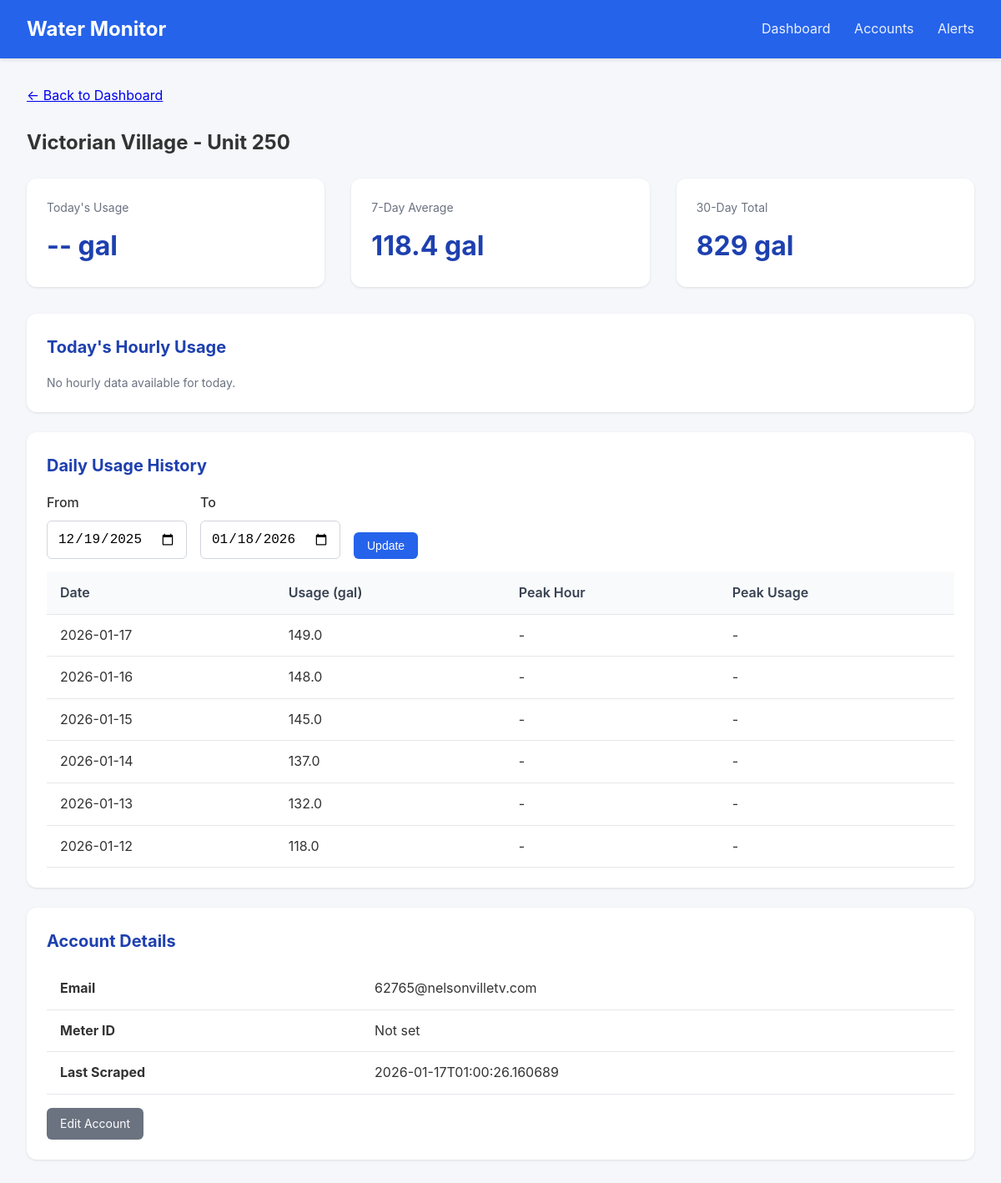
Page /meter/1 on the earlier database version.
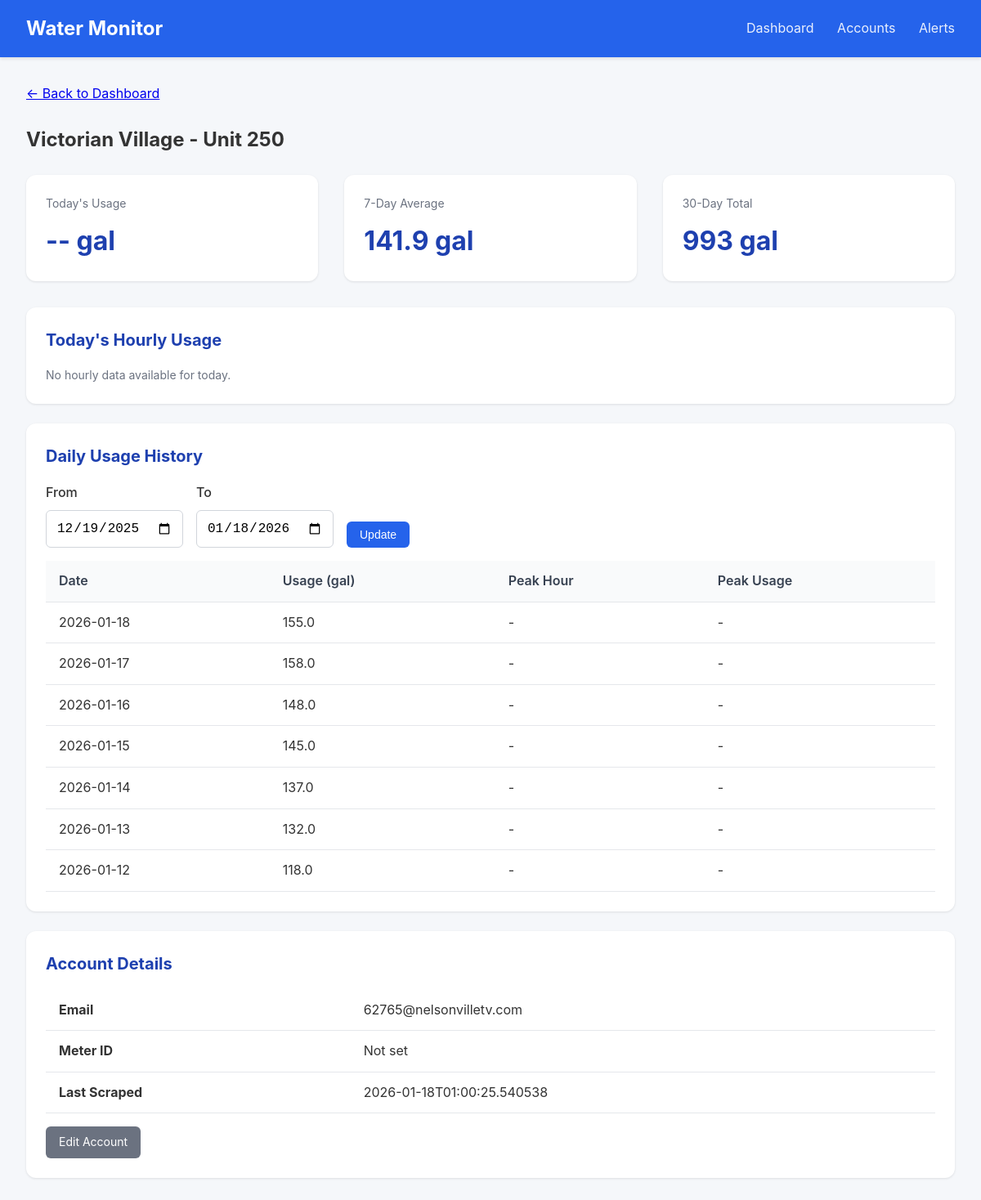
Same page on the later database version.
### tables this page shows
CREATE TABLE accounts (
                id INTEGER PRIMARY KEY AUTOINCREMENT,
                email TEXT UNIQUE NOT NULL,
                password_encrypted TEXT NOT NULL,
                meter_id TEXT,
                account_number TEXT,
                address TEXT,
                building_name TEXT,
                unit_number TEXT,
                is_active INTEGER DEFAULT 1,
                last_scraped TIMESTAMP,
                created_at TIMESTAMP DEFAULT CURRENT_TIMESTAMP
            , avg_12mo REAL, monthly_usage REAL, unit_count INTEGER DEFAULT 1, leak_alerts INTEGER DEFAULT 1, min_overage_pct INTEGER DEFAULT 10);

CREATE TABLE daily_summaries (
                id INTEGER PRIMARY KEY AUTOINCREMENT,
                account_id INTEGER NOT NULL,
                reading_date DATE NOT NULL,
                total_usage_gallons REAL,
                peak_hour INTEGER,
                peak_usage_gallons REAL,
                created_at TIMESTAMP DEFAULT CURRENT_TIMESTAMP,
                FOREIGN KEY (account_id) REFERENCES accounts(id),
                UNIQUE(account_id, reading_date)
            );

### app.py (the view)
@app.route('/meter/<int:account_id>')
def meter_detail(account_id):
    account = db.get_account(account_id)
    if not account:
        flash('Meter not found', 'error')
        return redirect(url_for('dashboard'))
    end_date = date.today()
    start_date = end_date - timedelta(days=30)
    if request.args.get('start_date'):
        start_date = datetime.strptime(request.args.get('start_date'), '%Y-%m-%d').date()
    if request.args.get('end_date'):
        end_date = datetime.strptime(request.args.get('end_date'), '%Y-%m-%d').date()
    daily_data = db.get_daily_summaries(account_id, start_date, end_date)
    hourly_data = db.get_hourly_readings(account_id, date.today())
    return render_template('meter_detail.html',
                           account=account,
                           daily_data=daily_data,
                           hourly_data=hourly_data,
                           start_date=start_date,
                           end_date=end_date)

### database.py (called while the page is built)
@contextmanager
def get_db():
    conn = sqlite3.connect(config.DATABASE_PATH)
    conn.row_factory = sqlite3.Row
    try:
        yield conn
        conn.commit()
    finally:
        conn.close()

def get_account(account_id: int) -> Optional[dict]:
    with get_db() as conn:
        cursor = conn.cursor()
        cursor.execute('SELECT * FROM accounts WHERE id = ?', (account_id,))
        row = cursor.fetchone()
        if row:
            return dict(row)
    return None

def get_hourly_readings(account_id: int, reading_date: date) -> list:
    with get_db() as conn:
        cursor = conn.cursor()
        cursor.execute('''
            SELECT * FROM hourly_readings
            WHERE account_id = ? AND reading_date = ?
            ORDER BY hour
        ''', (account_id, reading_date))
        return [dict(row) for row in cursor.fetchall()]

def get_daily_summaries(account_id: int, start_date: date = None, end_date: date = None) -> list:
    with get_db() as conn:
        cursor = conn.cursor()
        query = 'SELECT * FROM daily_summaries WHERE account_id = ?'
        params = [account_id]
        if start_date:
            query += ' AND reading_date >= ?'
            params.append(start_date)
        if end_date:
            query += ' AND reading_date <= ?'
            params.append(end_date)
        query += ' ORDER BY reading_date DESC'
        cursor.execute(query, params)
        return [dict(row) for row in cursor.fetchall()]

### templates/meter_detail.html (shortened to what this page needs)
{% extends "base.html" %}
{% block content %}
<div style="margin-bottom: 1.5rem;">
    <a href="{{ url_for('dashboard') }}">&larr; Back to Dashboard</a>
</div>
<h2 style="margin-bottom: 1.5rem;">
    {{ account.building_name or 'Unknown Building' }} - Unit {{ account.unit_number or 'N/A' }}
</h2>
<div class="stats">
    <div class="stat-card">
        <div class="label">Today's Usage</div>
        <div class="value">
            {% if daily_data and daily_data[0].reading_date == today %}
                {{ "%.1f"|format(daily_data[0].total_usage_gallons or 0) }} gal
            {% else %}
                -- gal
            {% endif %}
        </div>
    </div>
    <div class="stat-card">
        <div class="label">7-Day Average</div>
        <div class="value">
            {% set week_total = daily_data[:7]|sum(attribute='total_usage_gallons') %}
            {{ "%.1f"|format(week_total / 7) if daily_data else '--' }} gal
        </div>
    </div>
    <div class="stat-card">
        <div class="label">30-Day Total</div>
        <div class="value">
            {% set month_total = daily_data|sum(attribute='total_usage_gallons') %}
            {{ "%.0f"|format(month_total) if daily_data else '--' }} gal
        </div>
    </div>
</div>
<div class="card">
    <h2>Today's Hourly Usage</h2>
    {% if hourly_data %}
    <div style="display: flex; align-items: flex-end; height: 200px; gap: 4px; padding: 1rem 0;">
        {% set max_hourly = hourly_data|map(attribute='usage_gallons')|max or 1 %}
        {% for hour in hourly_data %}
        <div style="flex: 1; display: flex; flex-direction: column; align-items: center;">
            <div style="background: #2563eb; width: 100%;
                        height: {{ (hour.usage_gallons or 0) / max_hourly * 150 }}px;
                        border-radius: 4px 4px 0 0;"></div>
            <div style="font-size: 0.7rem; color: #6b7280; margin-top: 4px;">{{ hour.hour }}</div>
        </div>
        {% endfor %}
    </div>
    <p class="text-muted">Hours (0-23)</p>
    {% else %}
    <p class="text-muted">No hourly data available for today.</p>
    {% endif %}
</div>
<div class="card">
    <h2>Daily Usage History</h2>
    <form method="GET" style="display: flex; gap: 1rem; margin-bottom: 1rem;">
        <div class="form-group" style="margin-bottom: 0;">
            <label for="start_date">From</label>
            <input type="date" id="start_date" name="start_date" value="{{ start_date }}">
        </div>
        <div class="form-group" style="margin-bottom: 0;">
            <label for="end_date">To</label>
            <input type="date" id="end_date" name="end_date" value="{{ end_date }}">
        </div>
        <div class="form-group" style="margin-bottom: 0; display: flex; align-items: flex-end;">
            <button type="submit" class="btn btn-primary">Update</button>
        </div>
    </form>
    {% if daily_data %}
    <table>
        <thead>
            <tr>
                <th>Date</th>
                <th>Usage (gal)</th>
                <th>Peak Hour</th>
                <th>Peak Usage</th>
            </tr>
        </thead>
        <tbody>
            {% for day in daily_data %}
            <tr>
                <td>{{ day.reading_date }}</td>
                <td>{{ "%.1f"|format(day.total_usage_gallons or 0) }}</td>
                <td>{{ day.peak_hour if day.peak_hour is not none else '-' }}{% if day.peak_hour is not none %}:00{% endif %}</td>
                <td>{{ "%.1f"|format(day.peak_usage_gallons or 0) if day.peak_usage_gallons else '-' }}</td>
            </tr>
            {% endfor %}
        </tbody>
    </table>
    {% else %}
    <p class="text-muted">No usage data available for this period.</p>
    {% endif %}
</div>
<div class="card">
    <h2>Account Details</h2>
    <table>
        <tr><td><strong>Email</strong></td><td>{{ account.email }}</td></tr>
        <tr><td><strong>Meter ID</strong></td><td>{{ account.meter_id or 'Not set' }}</td></tr>
        <tr><td><strong>Last Scraped</strong></td><td>{{ account.last_scraped or 'Never' }}</td></tr>
    </table>
    <div class="mt-4">
        <a href="{{ url_for('edit_account', account_id=account.id) }}" class="btn btn-secondary">Edit Account</a>
    </div>
</div>
{% endblock %}

### templates/base.html (shortened to what this page needs)
<!DOCTYPE html>
<html lang="en">
<head>
</head>
<body>
    <div class="navbar">
        <h1>Water Monitor</h1>
        <nav>
            <a href="{{ url_for('dashboard') }}">Dashboard</a>
            <a href="{{ url_for('accounts_list') }}">Accounts</a>
            <a href="{{ url_for('alerts_list') }}">Alerts</a>
        </nav>
    </div>
    <div class="container">
        {% block content %}{% endblock %}
    </div>
</body>
</html>

### templates/base.html (style rules this page uses)
* { box-sizing: border-box; margin: 0; padding: 0; }
body { font-family: -apple-system, BlinkMacSystemFont, 'Segoe UI', Roboto, Oxygen, Ubuntu, sans-serif; background: #f5f7fa; color: #333; line-height: 1.6; }
.navbar { background: #2563eb; color: white; padding: 1rem 2rem; display: flex; justify-content: space-between; align-items: center; box-shadow: 0 2px 4px rgba(0,0,0,0.1); }
.navbar h1 { font-size: 1.5rem; }
.navbar nav a { color: white; text-decoration: none; margin-left: 1.5rem; opacity: 0.9; }
.container { max-width: 1400px; margin: 0 auto; padding: 2rem; }
.card { background: white; border-radius: 12px; box-shadow: 0 1px 3px rgba(0,0,0,0.1); padding: 1.5rem; margin-bottom: 1.5rem; }
.card h2 { margin-bottom: 1rem; color: #1e40af; font-size: 1.25rem; }
.stats { display: flex; gap: 2rem; margin-bottom: 2rem; }
.stat-card { background: white; border-radius: 12px; padding: 1.5rem; box-shadow: 0 1px 3px rgba(0,0,0,0.1); flex: 1; }
.stat-card .label { color: #6b7280; font-size: 0.875rem; margin-bottom: 0.5rem; }
.stat-card .value { font-size: 2rem; font-weight: 700; color: #1e40af; }
table { width: 100%; border-collapse: collapse; }
th, td { padding: 0.75rem 1rem; text-align: left; border-bottom: 1px solid #e5e7eb; }
th { background: #f9fafb; font-weight: 600; color: #374151; }
.btn { display: inline-block; padding: 0.5rem 1rem; border-radius: 6px; text-decoration: none; font-size: 0.875rem; cursor: pointer; border: none; }
.btn-primary { background: #2563eb; color: white; }
.btn-secondary { background: #6b7280; color: white; }
.form-group { margin-bottom: 1rem; }
.form-group label { display: block; margin-bottom: 0.5rem; font-weight: 500; }
.form-group input, .form-group select { width: 100%; padding: 0.75rem; border: 1px solid #d1d5db; border-radius: 6px; font-size: 1rem; }
.text-muted { color: #6b7280; font-size: 0.875rem; }
.mt-4 { margin-top: 1rem; }

Differences in the rows shown:
removed daily_summaries: reading_date "2026-01-17", total_usage_gallons "149.0", peak_hour "-", peak_usage_gallons "-"
changed accounts "Victorian Village": last_scraped "2026-01-17T01:00:26.160689" → "2026-01-18T01:00:25.540538"
added daily_summaries: reading_date "2026-01-18", total_usage_gallons "155.0", peak_hour "-", peak_usage_gallons "-"
added daily_summaries: reading_date "2026-01-17", total_usage_gallons "158.0", peak_hour "-", peak_usage_gallons "-"
Other differences:
{{ "%.1f"|format(week_total / 7) if daily_data else '--' }}: "118.4" → "141.9"
{{ "%.0f"|format(month_total) if daily_data else '--' }}: "829" → "993"
